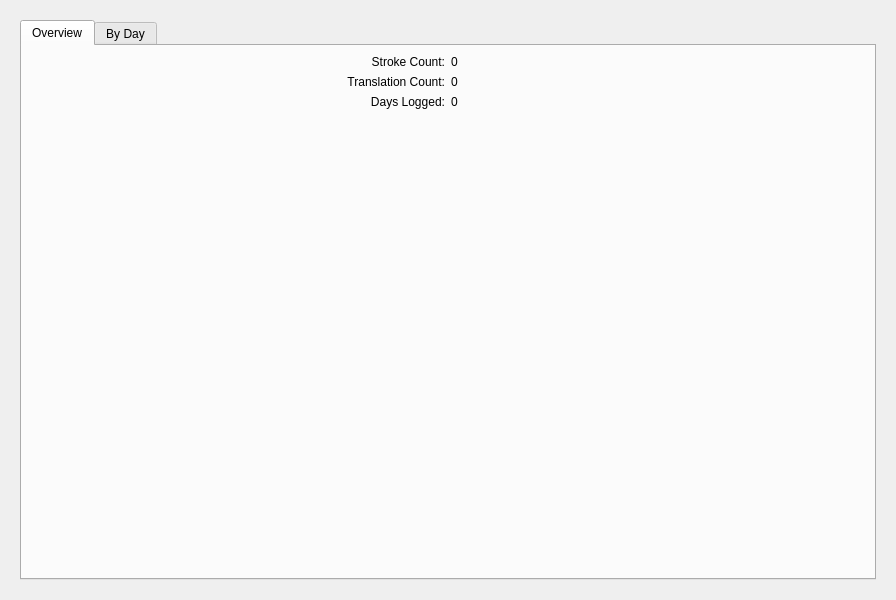
<?xml version="1.0" encoding="UTF-8"?>
<ui version="4.0">
 <class>Stats</class>
 <widget class="QDialog" name="Stats">
  <property name="geometry">
   <rect>
    <x>0</x>
    <y>0</y>
    <width>896</width>
    <height>600</height>
   </rect>
  </property>
  <layout class="QVBoxLayout" name="verticalLayout">
   <item>
    <widget class="QStackedWidget" name="pages">
     <property name="currentIndex">
      <number>1</number>
     </property>
     <widget class="QWidget" name="loading_page">
      <layout class="QVBoxLayout" name="verticalLayout_4">
       <item>
        <spacer name="verticalSpacer_2">
         <property name="orientation">
          <enum>Qt::Vertical</enum>
         </property>
         <property name="sizeHint" stdset="0">
          <size>
           <width>20</width>
           <height>40</height>
          </size>
         </property>
        </spacer>
       </item>
       <item>
        <widget class="QLabel" name="loading_text">
         <property name="text">
          <string>Loading...</string>
         </property>
         <property name="alignment">
          <set>Qt::AlignCenter</set>
         </property>
        </widget>
       </item>
       <item>
        <widget class="QProgressBar" name="progress_bar">
         <property name="maximum">
          <number>0</number>
         </property>
         <property name="value">
          <number>-1</number>
         </property>
         <property name="textVisible">
          <bool>true</bool>
         </property>
         <property name="format">
          <string>%v</string>
         </property>
        </widget>
       </item>
       <item>
        <spacer name="verticalSpacer_3">
         <property name="orientation">
          <enum>Qt::Vertical</enum>
         </property>
         <property name="sizeHint" stdset="0">
          <size>
           <width>20</width>
           <height>40</height>
          </size>
         </property>
        </spacer>
       </item>
      </layout>
     </widget>
     <widget class="QWidget" name="main_page">
      <layout class="QVBoxLayout" name="verticalLayout_2">
       <item>
        <widget class="QTabWidget" name="tabWidget">
         <property name="currentIndex">
          <number>0</number>
         </property>
         <widget class="QWidget" name="overview_tab">
          <attribute name="title">
           <string>Overview</string>
          </attribute>
          <layout class="QVBoxLayout" name="verticalLayout_5">
           <item>
            <layout class="QGridLayout" name="gridLayout">
             <item row="0" column="0">
              <widget class="QLabel" name="label">
               <property name="text">
                <string>Stroke Count:</string>
               </property>
               <property name="alignment">
                <set>Qt::AlignRight|Qt::AlignTrailing|Qt::AlignVCenter</set>
               </property>
              </widget>
             </item>
             <item row="1" column="1">
              <widget class="QLabel" name="translation_count">
               <property name="text">
                <string>0</string>
               </property>
              </widget>
             </item>
             <item row="2" column="0">
              <widget class="QLabel" name="label_5">
               <property name="text">
                <string>Days Logged:</string>
               </property>
               <property name="alignment">
                <set>Qt::AlignRight|Qt::AlignTrailing|Qt::AlignVCenter</set>
               </property>
              </widget>
             </item>
             <item row="1" column="0">
              <widget class="QLabel" name="label_3">
               <property name="text">
                <string>Translation Count:</string>
               </property>
               <property name="alignment">
                <set>Qt::AlignRight|Qt::AlignTrailing|Qt::AlignVCenter</set>
               </property>
              </widget>
             </item>
             <item row="0" column="1">
              <widget class="QLabel" name="strokes_count">
               <property name="text">
                <string>0</string>
               </property>
              </widget>
             </item>
             <item row="2" column="1">
              <widget class="QLabel" name="days">
               <property name="text">
                <string>0</string>
               </property>
              </widget>
             </item>
            </layout>
           </item>
           <item>
            <spacer name="verticalSpacer">
             <property name="orientation">
              <enum>Qt::Vertical</enum>
             </property>
             <property name="sizeHint" stdset="0">
              <size>
               <width>20</width>
               <height>40</height>
              </size>
             </property>
            </spacer>
           </item>
          </layout>
         </widget>
         <widget class="QWidget" name="tab">
          <attribute name="title">
           <string>By Day</string>
          </attribute>
          <layout class="QVBoxLayout" name="verticalLayout_3">
           <item>
            <widget class="QTableView" name="day_table">
             <property name="sortingEnabled">
              <bool>true</bool>
             </property>
             <attribute name="horizontalHeaderCascadingSectionResizes">
              <bool>true</bool>
             </attribute>
             <attribute name="horizontalHeaderStretchLastSection">
              <bool>true</bool>
             </attribute>
            </widget>
           </item>
          </layout>
         </widget>
        </widget>
       </item>
      </layout>
     </widget>
    </widget>
   </item>
  </layout>
 </widget>
 <resources>
  <include location="resources/resources.qrc"/>
 </resources>
 <connections/>
</ui>
